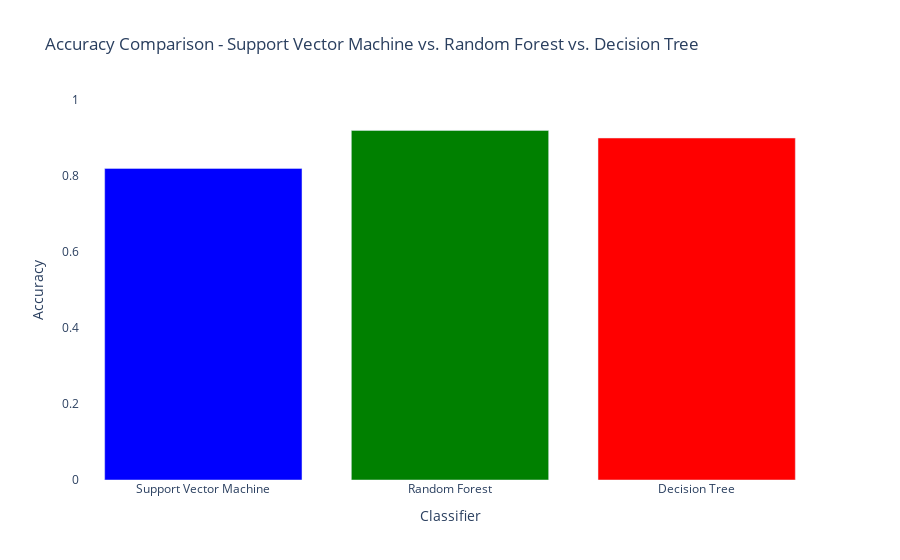

Notebook code cell kept with this figure:
### Code cell
classifiers = ['Support Vector Machine', 'Random Forest', 'Decision Tree']
accuracies = [0.82, 0.92, 0.90]

fig = go.Figure(data=[go.Bar(x=classifiers, y=accuracies, marker_color=['blue', 'green', 'red'])])

fig.update_layout(
    title='Accuracy Comparison - Support Vector Machine vs. Random Forest vs. Decision Tree',
    xaxis=dict(title='Classifier'),
    yaxis=dict(title='Accuracy', range=[0, 1]),
    plot_bgcolor='rgba(0,0,0,0)'
)

fig.show()

### Figure 1 — Plotly figure (JSON) as saved in the notebook; plotly's stock layout.template omitted (floating-point values rounded to 4 significant figures)
{"data": [{"marker": {"color": ["blue", "green", "red"]}, "type": "bar", "x": ["Support Vector Machine", "Random Forest", "Decision Tree"], "y": [0.82, 0.92, 0.9]}], "layout": {"plot_bgcolor": "rgba(0,0,0,0)", "title": {"text": "Accuracy Comparison - Support Vector Machine vs. Random Forest vs. Decision Tree"}, "xaxis": {"title": {"text": "Classifier"}}, "yaxis": {"range": [0, 1], "title": {"text": "Accuracy"}}}}
